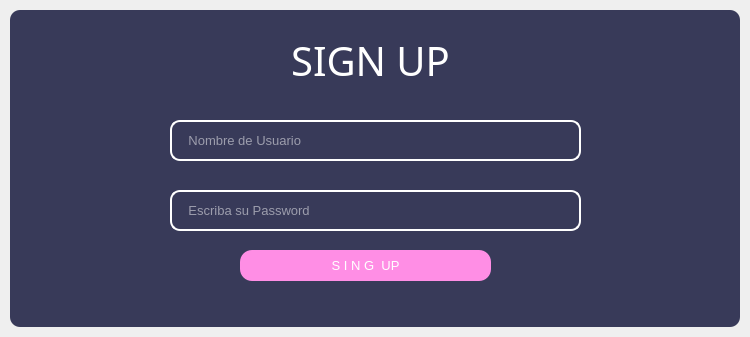
<?xml version="1.0" encoding="UTF-8"?>
<ui version="4.0">
 <class>SignScreen</class>
 <widget class="QMainWindow" name="SignScreen">
  <property name="geometry">
   <rect>
    <x>0</x>
    <y>0</y>
    <width>750</width>
    <height>337</height>
   </rect>
  </property>
  <property name="windowTitle">
   <string>MainWindow</string>
  </property>
  <widget class="QWidget" name="centralwidget">
   <layout class="QVBoxLayout" name="verticalLayout">
    <property name="spacing">
     <number>0</number>
    </property>
    <property name="leftMargin">
     <number>10</number>
    </property>
    <property name="topMargin">
     <number>10</number>
    </property>
    <property name="rightMargin">
     <number>10</number>
    </property>
    <property name="bottomMargin">
     <number>10</number>
    </property>
    <item>
     <widget class="QFrame" name="dropShadowFrame">
      <property name="styleSheet">
       <string notr="true">QFrame {	
	background-color: rgb(56, 58, 89);	
	color: rgb(220, 220, 220);
	border-radius: 10px;
}</string>
      </property>
      <property name="frameShape">
       <enum>QFrame::StyledPanel</enum>
      </property>
      <property name="frameShadow">
       <enum>QFrame::Raised</enum>
      </property>
      <widget class="QLabel" name="label_title_2">
       <property name="geometry">
        <rect>
         <x>30</x>
         <y>20</y>
         <width>661</width>
         <height>61</height>
        </rect>
       </property>
       <property name="font">
        <font>
         <family>Poor Richard</family>
         <pointsize>30</pointsize>
        </font>
       </property>
       <property name="styleSheet">
        <string notr="true">color:rgb(255, 255, 255);</string>
       </property>
       <property name="text">
        <string>&lt;html&gt;&lt;head/&gt;&lt;body&gt;&lt;p&gt;SIGN UP&lt;/p&gt;&lt;/body&gt;&lt;/html&gt;</string>
       </property>
       <property name="alignment">
        <set>Qt::AlignCenter</set>
       </property>
      </widget>
      <widget class="QLineEdit" name="sign_user_txt">
       <property name="geometry">
        <rect>
         <x>160</x>
         <y>110</y>
         <width>411</width>
         <height>41</height>
        </rect>
       </property>
       <property name="font">
        <font>
         <family>Segoe UI</family>
         <pointsize>10</pointsize>
        </font>
       </property>
       <property name="styleSheet">
        <string notr="true">QLineEdit#sign_user_txt{
background-color:rgb(56, 58, 89);
color:rgb(255, 255, 255);
 border: 2px solid white;
 border-radius: 10px;
}
</string>
       </property>
       <property name="placeholderText">
        <string>    Nombre de Usuario</string>
       </property>
      </widget>
      <widget class="QLineEdit" name="sign_pass_txt">
       <property name="geometry">
        <rect>
         <x>160</x>
         <y>180</y>
         <width>411</width>
         <height>41</height>
        </rect>
       </property>
       <property name="font">
        <font>
         <family>Segoe UI</family>
         <pointsize>10</pointsize>
        </font>
       </property>
       <property name="styleSheet">
        <string notr="true">QLineEdit#sign_pass_txt{
background-color:rgb(56, 58, 89);
color:rgb(255, 255, 255);
 border: 2px solid white;
 border-radius: 10px;
}
</string>
       </property>
       <property name="placeholderText">
        <string>    Escriba su Password</string>
       </property>
      </widget>
      <widget class="QPushButton" name="createButton">
       <property name="geometry">
        <rect>
         <x>230</x>
         <y>240</y>
         <width>251</width>
         <height>31</height>
        </rect>
       </property>
       <property name="font">
        <font>
         <family>Segoe UI</family>
         <pointsize>10</pointsize>
        </font>
       </property>
       <property name="cursor">
        <cursorShape>PointingHandCursor</cursorShape>
       </property>
       <property name="styleSheet">
        <string notr="true">QPushButton#createButton{
background-color: rgb(255, 142, 229);
border-radius: 12px;
color:rgb(255,255,255);


}
QPushButton#createButton::hover{
background-color:rgb(255, 93, 239)

}

QPushButton#createButton::pressed{
background-color:rgb(255, 62, 236)
}

QPushButton #createButton{
background-color:   rgb(255, 142, 229);

}</string>
       </property>
       <property name="text">
        <string>S I N G  UP</string>
       </property>
      </widget>
     </widget>
    </item>
   </layout>
  </widget>
 </widget>
 <resources/>
 <connections/>
</ui>
